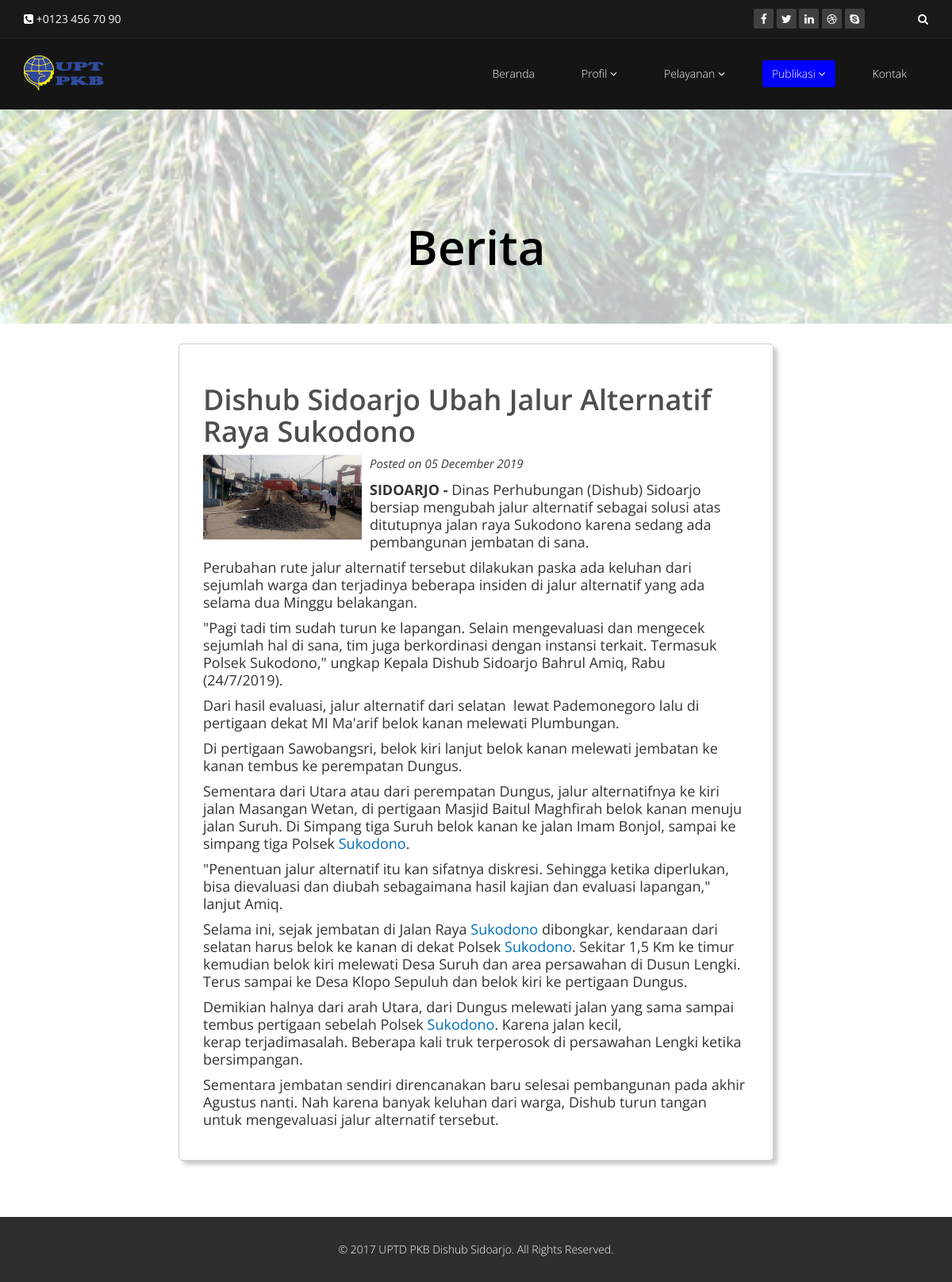
The page /view.php?post=Dishub Sidoarjo Ubah Jalur Alternatif Raya Sukodono on the database its author committed.
### tables this page shows
CREATE TABLE IF NOT EXISTS `berita` (
`id_berita` int(11) NOT NULL,
  `judul` varchar(200) NOT NULL,
  `gambar` varchar(250) NOT NULL,
  `isi` text NOT NULL,
  `tanggal` date NOT NULL
);

### view.php (the view, shortened to what this page needs)
<!DOCTYPE html>
<html lang="en">
<head>
    <link href="css/bootstrap.min.css" rel="stylesheet">
    <link href="css/font-awesome.min.css" rel="stylesheet">
    <link href="css/animate.min.css" rel="stylesheet">
    <link href="css/main.css" rel="stylesheet">
    <link href="css/responsive.css" rel="stylesheet">
</head>
<body>
    <header id="header">
        <div class="top-bar">
            <div class="container">
                <div class="row">
                    <div class="col-sm-6 col-xs-12">
                        <div class="top-number">
                            <p><i class="fa fa-phone-square"></i> +0123 456 70 90</p>
                        </div>
                    </div>
                    <div class="col-sm-6 col-xs-12">
                        <div class="social">
                            <ul class="social-share">
                                <li><a href="#"><i class="fa fa-facebook"></i></a></li>
                                <li><a href="#"><i class="fa fa-twitter"></i></a></li>
                                <li><a href="#"><i class="fa fa-linkedin"></i></a></li>
                                <li><a href="#"><i class="fa fa-dribbble"></i></a></li>
                                <li><a href="#"><i class="fa fa-skype"></i></a></li>
                            </ul>
                            <div class="search">
                                <form role="form">
                                    <input type="text" class="search-form" autocomplete="off" placeholder="Search">
                                    <i class="fa fa-search"></i>
                                </form>
                            </div>
                        </div>
                    </div>
                </div>
            </div>
        </div>
        <nav class="navbar navbar-inverse" role="banner">
            <div class="container">
                <div class="navbar-header">
                    <a class="navbar-brand" href="index.php"><img src="images/logo.png" alt="logo"></a>
                </div>
                <div class="collapse navbar-collapse navbar-right">
                    <ul class="nav navbar-nav">
                        <li><a href="index.php">Beranda</a></li>
                        <li class="dropdown">
                            <a href="#" class="dropdown-toggle" data-toggle="dropdown">Profil <i class="fa fa-angle-down"></i></a>
                        </li>
                        <li class="dropdown">
                            <a href="#" class="dropdown-toggle" data-toggle="dropdown">Pelayanan <i class="fa fa-angle-down"></i></a>
                        </li>
                        <li class="dropdown active">
                            <a href="#" class="dropdown-toggle" data-toggle="dropdown">Publikasi <i class="fa fa-angle-down"></i></a>
                        </li>
                        <li><a href="kontak.php">Kontak</a></li>
                    </ul>
                </div>
            </div>
        </nav>
    </header>
    <div class="page-title">
        <h1>Berita</h1>
    </div>
      <?php
   $judul = $_GET['post'];
   $data = mysql_query ("SELECT * FROM berita WHERE judul='$judul'");
   while ($row=mysql_fetch_array($data)){
    ?>
  <div class="post" id="post">
    <div class="container">
      <div class="row">
        <div class="col-lg-8 col-md-10 col-lg-offset-2 col-md-offset-1">
          <div class="pack">
            <h1><?php echo $row["judul"]; ?></h1>
            <img class= "img-paraloid" src="administrator/berita/gambar/<?php echo $row["gambar"]?>" style= "width:200px; float: left; margin-right: 10px;" alt="">
            <i>Posted on <?php echo date("d F Y", strtotime ($row["tanggal"])); ?></i>
            <div class="isi_berita">
            <p style="text-align: justify;"><?php echo $row["isi"];?></p>
            </div>
          </div>
        </div>
        </div>
      </div>
    </div>
<?php } ?>
    <section class="pricing">
        <div class="container">
            <div class="row">
                <div class="col-md-10 col-md-offset-1 text-center">
                </div>
            </div>
        </div>
    </section>
    <footer id="footer" class="midnight-blue">
        <div class="container text-center">
            <div class="row">
                <div class="col-sm-12">
                    &copy; 2017 <a target="_blank">UPTD PKB Dishub Sidoarjo</a>. All Rights Reserved.
                </div>
            </div>
        </div>
    </footer>
</body>
</html>

### css/main.css (style rules this page uses)
body { font-family: 'Open Sans', sans-serif; line-height: 22px; }
h1, h2, h3, h4, h5, h6 { font-weight: 600; font-family: 'Open Sans', sans-serif; color: #4e4e4e; }
h1 { font-size: 36px; }
img { max-width: 100%; }
a { color: #0000FF; -webkit-transition: color 300ms, background-color 300ms; transition: color 300ms, background-color 300ms; }
section { margin: 20px; }
.page-title { background-image: url(../images/page.png); padding: 60px 0; min-height: 270px; position: relative; background-position: center; background-size: cover; background-repeat: no-repeat; background-attachment: fixed; z-index: -1; }
.page-title h1 { position: absolute; width: 100%; text-align: center; color: #000; font-size: 60px; padding-top: 60px; }
#header .search { display: inline-block; }
.navbar>.container .navbar-brand { margin-left: 0; }
.navbar>.container .navbar-brand img { width: 100%; }
.top-bar { padding: 10px 0; background: #191919; border-bottom: 1px solid #222; line-height: 28px; }
.top-number { color: #fff; }
.top-number p { margin: 0 }
.social { text-align: right; }
.social-share { display: inline-block; list-style: none; padding: 0; margin: 0; }
ul.social-share li { display: inline-block; }
ul.social-share li a { display: inline-block; color: #fff; background: #404040; width: 25px; height: 25px; line-height: 25px; text-align: center; border-radius: 2px; }
.search i { color: #fff; }
input.search-form { background: transparent; border: 0 none; width: 60px; padding: 0 10px; color: #FFF; -webkit-transition: all 400ms; transition: all 400ms; }
.navbar-brand { padding: 0; margin: 0; }
.navbar { border-radius: 0; margin-bottom: 0; background: #151515; padding: 15px 0; padding-bottom: 0; }
.navbar-nav { margin-top: 12px; }
.navbar-nav>li { margin-left: 35px; padding-bottom: 28px; }
.navbar-inverse .navbar-nav>li>a { padding: 5px 12px; margin: 0; border-radius: 3px; color: #fff; line-height: 24px; display: inline-block; font-weight: 300; }
.navbar-inverse { border: none; }
.navbar-inverse .navbar-brand { font-size: 36px; line-height: 50px; color: #fff; }
.navbar-inverse .navbar-nav>.active>a, .navbar-inverse .navbar-nav>.active>a:hover, .navbar-inverse .navbar-nav>.active>a:focus, .navbar-inverse .navbar-nav>.open>a, .navbar-inverse .navbar-nav>.open>a:hover, .navbar-inverse .navbar-nav>.open>a:focus { background-color: #0000FF; color: #fff; }
.navbar-inverse .navbar-collapse, .navbar-inverse .navbar-form { border-top: 0; padding-bottom: 0; }
#footer { padding-top: 30px; padding-bottom: 30px; color: #fff; background: #2e2e2e; font-weight: 300; margin-top: 5px; }
#footer a { color: #fff; }
.post { margin: 10px 0 50px; }
.post p { font-size: 18px; }
.post i { font-size: 15px; color: #3b3b3b; margin: 10px 0 50px; }
.post .pack { padding: 30px; border: 1px solid #ccc; background-color: #fff; border-radius: 5px; margin-top: 15px; box-shadow: 5px 5px 5px #ccc; }

### rows shown on the page
berita: judul "Dishub Sidoarjo Ubah Jalur Alternatif Raya Sukodono", gambar (picture), tanggal "05 December 2019", isi "SIDOARJO - Dinas Perhubungan (Dishub) Sidoarjo bersiap mengubah jalur alternatif sebagai solusi atas ditutupnya jalan raya Sukodono karena sedang ada pembangunan jembatan di sana. Perubahan rute jalur alternatif tersebut dilakukan paska ada keluhan dari sejumlah warga dan terjadinya beberapa insiden di jalur alternatif yang ada selama dua Minggu belakangan. \"Pagi tadi tim sudah turun ke lapangan. Selain mengevaluasi dan mengecek sejumlah hal di sana, tim juga berkordinasi dengan instansi terkait. Termasuk Polsek Sukodono ,\" ungkap Kepala Dishub Sidoarjo Bahrul Amiq, Rabu (24/7/2019). Dari hasil evaluasi, jalur alternatif dari selatan lewat Pademonegoro lalu di pertigaan dekat MI Ma'arif…"
